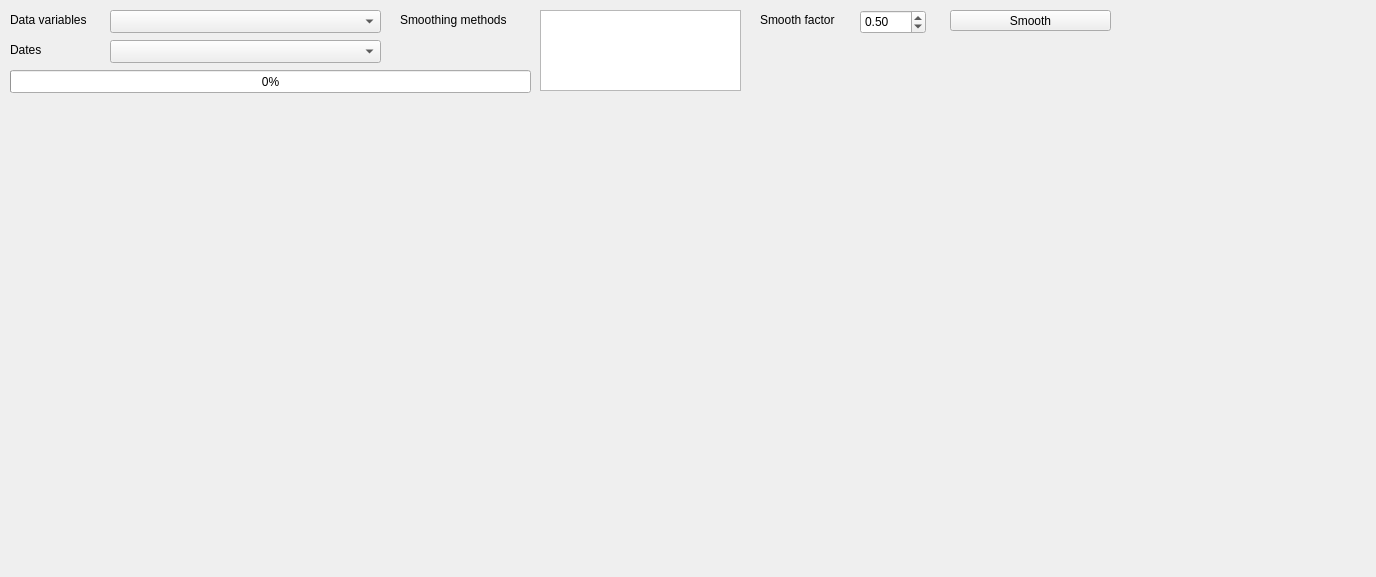
<?xml version="1.0" encoding="UTF-8"?>
<ui version="4.0">
 <class>Plot</class>
 <widget class="QMainWindow" name="Plot">
  <property name="geometry">
   <rect>
    <x>0</x>
    <y>0</y>
    <width>1376</width>
    <height>577</height>
   </rect>
  </property>
  <property name="windowTitle">
   <string>TATSSI Smoothing</string>
  </property>
  <widget class="QWidget" name="content_plot">
   <widget class="QComboBox" name="data_vars">
    <property name="geometry">
     <rect>
      <x>110</x>
      <y>10</y>
      <width>271</width>
      <height>23</height>
     </rect>
    </property>
   </widget>
   <widget class="QLabel" name="lblDataVariables">
    <property name="geometry">
     <rect>
      <x>10</x>
      <y>10</y>
      <width>91</width>
      <height>20</height>
     </rect>
    </property>
    <property name="text">
     <string>Data variables</string>
    </property>
   </widget>
   <widget class="QLabel" name="lblSmoothingM">
    <property name="geometry">
     <rect>
      <x>400</x>
      <y>10</y>
      <width>141</width>
      <height>20</height>
     </rect>
    </property>
    <property name="text">
     <string>Smoothing methods</string>
    </property>
   </widget>
   <widget class="QPushButton" name="pbSmooth">
    <property name="geometry">
     <rect>
      <x>950</x>
      <y>10</y>
      <width>161</width>
      <height>21</height>
     </rect>
    </property>
    <property name="text">
     <string>Smooth</string>
    </property>
   </widget>
   <widget class="QListWidget" name="smoothing_methods">
    <property name="geometry">
     <rect>
      <x>540</x>
      <y>10</y>
      <width>201</width>
      <height>81</height>
     </rect>
    </property>
    <property name="sizeAdjustPolicy">
     <enum>QAbstractScrollArea::AdjustToContentsOnFirstShow</enum>
    </property>
    <property name="dragEnabled">
     <bool>false</bool>
    </property>
    <property name="selectionMode">
     <enum>QAbstractItemView::MultiSelection</enum>
    </property>
   </widget>
   <widget class="QLabel" name="lblTimeSteps">
    <property name="geometry">
     <rect>
      <x>10</x>
      <y>40</y>
      <width>91</width>
      <height>20</height>
     </rect>
    </property>
    <property name="text">
     <string>Dates</string>
    </property>
   </widget>
   <widget class="QComboBox" name="time_steps">
    <property name="geometry">
     <rect>
      <x>110</x>
      <y>40</y>
      <width>271</width>
      <height>23</height>
     </rect>
    </property>
    <property name="sizeAdjustPolicy">
     <enum>QComboBox::AdjustToMinimumContentsLength</enum>
    </property>
    <property name="minimumContentsLength">
     <number>12</number>
    </property>
   </widget>
   <widget class="QLabel" name="lblSmoothFactor">
    <property name="geometry">
     <rect>
      <x>760</x>
      <y>10</y>
      <width>91</width>
      <height>20</height>
     </rect>
    </property>
    <property name="text">
     <string>Smooth factor</string>
    </property>
   </widget>
   <widget class="QDoubleSpinBox" name="smooth_factor">
    <property name="geometry">
     <rect>
      <x>860</x>
      <y>10</y>
      <width>66</width>
      <height>24</height>
     </rect>
    </property>
    <property name="maximum">
     <double>10.000000000000000</double>
    </property>
    <property name="singleStep">
     <double>0.100000000000000</double>
    </property>
    <property name="value">
     <double>0.500000000000000</double>
    </property>
   </widget>
   <widget class="QProgressBar" name="progressBar">
    <property name="enabled">
     <bool>true</bool>
    </property>
    <property name="geometry">
     <rect>
      <x>10</x>
      <y>70</y>
      <width>521</width>
      <height>23</height>
     </rect>
    </property>
    <property name="value">
     <number>0</number>
    </property>
   </widget>
  </widget>
 </widget>
 <resources/>
 <connections/>
</ui>
